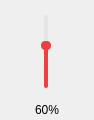
<?xml version="1.0" encoding="UTF-8"?>
<ui version="4.0">
 <class>VolumeWidgetClass</class>
 <widget class="QWidget" name="VolumeWidgetClass">
  <property name="geometry">
   <rect>
    <x>0</x>
    <y>0</y>
    <width>94</width>
    <height>120</height>
   </rect>
  </property>
  <property name="maximumSize">
   <size>
    <width>94</width>
    <height>16777215</height>
   </size>
  </property>
  <property name="windowTitle">
   <string>VolumeWidget</string>
  </property>
  <layout class="QVBoxLayout" name="verticalLayout">
   <property name="spacing">
    <number>0</number>
   </property>
   <property name="leftMargin">
    <number>5</number>
   </property>
   <property name="topMargin">
    <number>0</number>
   </property>
   <property name="rightMargin">
    <number>5</number>
   </property>
   <property name="bottomMargin">
    <number>3</number>
   </property>
   <item alignment="Qt::AlignHCenter">
    <widget class="QSlider" name="volume_slider">
     <property name="layoutDirection">
      <enum>Qt::LeftToRight</enum>
     </property>
     <property name="styleSheet">
      <string notr="true">QSlider {
	padding-top: 15px;
	padding-bottom: 15px;
	padding-left:7px;
	padding-right:8px;
	border-radius: 5px;
}
 
QSlider::add-page:vertical {
	background-color: rgb(236, 65, 65);	
	width:3px;
	border-radius: 2px;
}
 
QSlider::sub-page:vertical {
	background-color: rgb(229, 229, 229);
	width:3px;
	border-radius: 2px;
}
 
QSlider::groove:vertical {
	background:transparent;
	width:4px;
}
 
QSlider::handle:vertical {
	height: 9px;
	width: 4px;
	margin: 0px -3px 0px -3px;
	border-radius: 4px;
	background-color: rgb(236, 65, 65);
}</string>
     </property>
     <property name="minimum">
      <number>0</number>
     </property>
     <property name="maximum">
      <number>100</number>
     </property>
     <property name="pageStep">
      <number>10</number>
     </property>
     <property name="value">
      <number>60</number>
     </property>
     <property name="orientation">
      <enum>Qt::Vertical</enum>
     </property>
    </widget>
   </item>
   <item>
    <widget class="QLabel" name="volume_lab">
     <property name="text">
      <string>60%</string>
     </property>
     <property name="alignment">
      <set>Qt::AlignCenter</set>
     </property>
    </widget>
   </item>
  </layout>
 </widget>
 <layoutdefault spacing="6" margin="11"/>
 <resources/>
 <connections/>
</ui>
